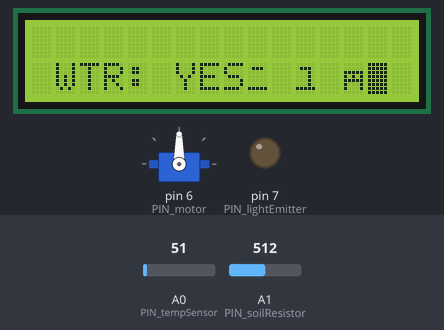
A sketch run on a simulated Arduino Uno, built with avr-gcc and run on an emulated ATmega328P. On the bench: 16×2 character LCD, servo, output pins drawn as LEDs (lit = HIGH). The test bench sets the inputs (shaded band); at power-on: A1 (PIN_soilResistor) = 512, A0 (PIN_tempSensor) = 51. What the sketch prints to the serial monitor is not drawn.

Above: at 1.2 s.
1.3 s: A1 (PIN_soilResistor) set to 409
2.8 s: A1 (PIN_soilResistor) set to 390
At 3.6 s:
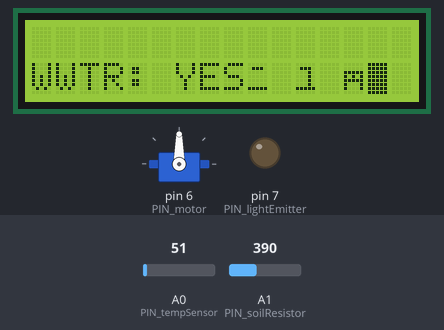
4.4 s: A0 (PIN_tempSensor) set to 61
At 5.5 s:
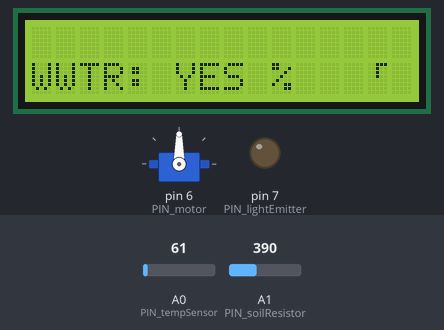
5.9 s: A0 (PIN_tempSensor) set to 71
At 7.1 s:
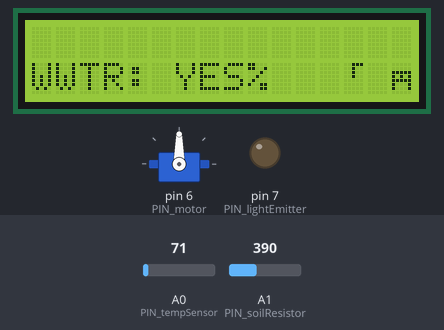
7.4 s: A1 (PIN_soilResistor) set to 900
At 8.6 s:
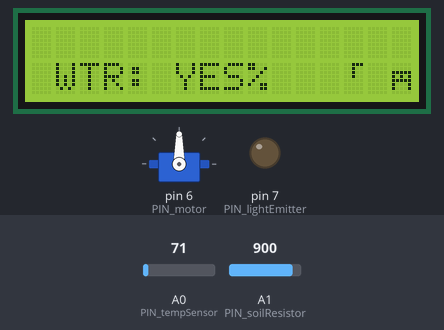
8.9 s: A0 (PIN_tempSensor) set to 86
At 9.3 s:
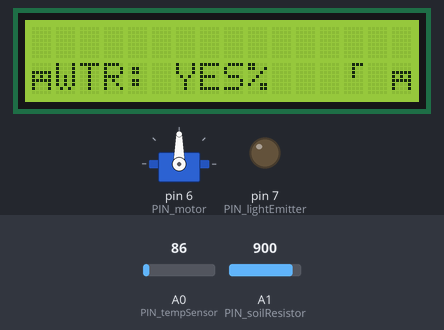
Timing chart, 0 to 11.4 s (numbered marks = the images above; inputs shaded):
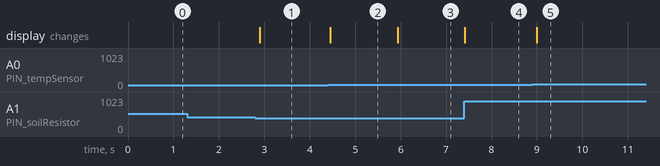

The sketch:

SEED.ino
```cpp
#include "Container.h"
#include "Monitor.h"
#include <Servo.h>
#include <LiquidCrystal.h>

Container container;
Monitor monitorUnit;

int tickCount;
int ticksDay;
int ticksNight;
int interval;

int PIN_ledGreen;
int PIN_ledRed;

LiquidCrystal lcd(12, 11, 10, 5, 4, 3, 2);

void setup() {
  Serial.begin(9600);

  lcd.begin(16,2);

  monitorUnit.setup(PIN_ledGreen, PIN_ledRed, &lcd);
  container.setup(&monitorUnit);

  tickCount = 0;
  interval = 100;
}

void loop() {
  tickCount++;
  container.checkRespond(tickCount);
  container.updateMonitor();
  delay(interval);
}
```

Container.cpp
```cpp
#include "Container.h"

Container::Container() { }
Container::~Container() { }

void Container::setup(Monitor* PT_monitorUnit)
{
    PIN_tempSensor = 0;
    PIN_heatElement = 0;
    PIN_lightEmitter =  7;
    PIN_lightSensor = 0;
    PIN_soilResistor = 1;
    PIN_motor = 6;
    PIN_waterContainer = 0;

    this->PT_monitorUnit = PT_monitorUnit;

    tempUnit.setup(PIN_tempSensor, PIN_heatElement);
    lightUnit.setup(PIN_lightSensor, PIN_lightEmitter);
    waterUnit.setup(PIN_soilResistor, PIN_motor, PIN_waterContainer);
}

void Container::checkRespond(int tickCount)
{
  // Manipulate how often the module will check for light, temperature and water level
  if (tickCount % 1 == 0){
    //lightUnit.checkRespond();
  }

  if (tickCount % 50 == 0){
    //tempUnit.checkRespond();
  }

  if (tickCount % 100 == 0){
    waterUnit.checkRespond();
  }

  waterUnit.pulse();

  if (tickCount % 100 == 0){
    //lightUnit.resetLightTicksGot();
  }
}

void Container::updateMonitor(){
  int temp = tempUnit.getTemperature();
  int light = lightUnit.getLightLevel();
  int water = waterUnit.getWaterSaturation();
  bool empty = waterUnit.containerEmpty();

  (*PT_monitorUnit).updateMonitor(temp, light, water, empty);

  Serial.print("water = ");
  Serial.print(water);
  Serial.print("\t");
  Serial.print("empty = ");
  Serial.print(empty);
  Serial.print("\n");
}
```

Container.h
```cpp
// Container has a lighting, temperature and watering unit
#include "TempUnit.h"
#include "WaterUnit.h"
#include "LightUnit.h"
#include "Arduino.h"
#include "Monitor.h"

class Container
{
  public:
    Container();
    ~Container();

    void setup(Monitor* PT_monitorUnit);
    void checkRespond(int tickCount);
    void updateMonitor();

    TempUnit tempUnit;
    LightUnit lightUnit;
    WaterUnit waterUnit;

    Monitor* PT_monitorUnit;

    int PIN_tempSensor;
    int PIN_heatElement;
    int PIN_lightEmitter;
    int PIN_lightSensor;
    int PIN_soilResistor;
    int PIN_motor;
    int PIN_waterContainer;
};
```

LightUnit.cpp
```cpp
#include "LightUnit.h"
#include "Arduino.h"

LightUnit::LightUnit() { }
LightUnit::~LightUnit() { }

void LightUnit::setup(int PIN_lightSensor, int PIN_lightEmitter)
{
    this->PIN_lightSensor = PIN_lightSensor;
    this->PIN_lightEmitter = PIN_lightEmitter;

    pinMode(PIN_lightSensor, INPUT);
    pinMode(PIN_lightEmitter, OUTPUT);

    MIN_resistance = 100; // is the min light resistance, any more than that and the bold has to light up
    lightTicksRequired = 50;
    resetLightTicksGot();
}

//Needs to be called on every tick
void LightUnit::checkRespond()
{
    if (lightTicksGot < lightTicksRequired){
      int value = analogRead(PIN_lightSensor);

      if (value < MIN_resistance)
      {
        lightOff();
      }
      else
      {
        lightOn();
      }
      lightTicksGot++;

    } else {
      lightOff();
    }
}

void LightUnit::lightOn(){
  digitalWrite(PIN_lightEmitter, HIGH);
}

void LightUnit::lightOff(){
  digitalWrite(PIN_lightEmitter, LOW);
}

void LightUnit::resetLightTicksGot(){
  lightTicksGot = 0;
}

void LightUnit::pulse(){
  // no implementation
}

int LightUnit::getLightLevel(){
  return analogRead(PIN_lightSensor);
}
```

LightUnit.h
```cpp
// TempUnit contains TempSensor, HeatElement, Fan

#ifndef LIGHTUNIT_h
#define LIGHTUNIT_h

class LightUnit
{
  public:
    LightUnit();
    ~LightUnit();

    void setup(int PIN_lightSensor, int PIN_lightEmitter);
    void checkRespond(); //Needs to be called on every tick
    void resetLightTicksGot();
    void pulse();

    int getLightLevel(); // as a percentage

  private:
    int PIN_lightSensor;
    int PIN_lightEmitter;

    int lightTicksRequired; //expressed in the number of ticks
    int lightTicksGot; //expressed in the number of ticks

    void lightOn();
    void lightOff();

    int MIN_resistance;
};

#endif
```

Monitor.cpp
```cpp
#include "Monitor.h"
#include "Arduino.h"

Monitor::Monitor() { }
Monitor::~Monitor() { }

void Monitor::setup(int PIN_ledGreen, int PIN_ledRed, LiquidCrystal* PT_lcd)
{
    this->PIN_ledGreen = PIN_ledGreen;
    this->PIN_ledRed = PIN_ledRed;

    this->PT_lcd = PT_lcd;

    pinMode(PIN_ledGreen, OUTPUT);
    pinMode(PIN_ledRed, OUTPUT);
}

void Monitor::updateMonitor(int temperature, int lightIntensity, int waterSaturation, bool emptyContainer)
{
  // Update LCD
  (*PT_lcd).setCursor(0, 1);
  (*PT_lcd).print("TdC:"+ temperature);
  (*PT_lcd).setCursor(0, 8);
  (*PT_lcd).print("WT%:"+ waterSaturation);
  (*PT_lcd).setCursor(1, 1);
  (*PT_lcd).print("LI%:" + lightIntensity);
  (*PT_lcd).setCursor(1, 8);

  // Update LED indicators
  if (emptyContainer) {
    digitalWrite(PIN_ledGreen, LOW);
    digitalWrite(PIN_ledRed, HIGH);
    (*PT_lcd).print("WTR: YES");          // Water refil is set to yes
  } else {
    digitalWrite(PIN_ledGreen, HIGH);
    digitalWrite(PIN_ledRed, LOW);
    (*PT_lcd).print("WTR: NO");           // Water refil is set to no
  }
}
```

Monitor.h
```cpp
#include "Arduino.h"
#include <LiquidCrystal.h>

#ifndef MONITOR_h
#define MONITOR_h

class Monitor
{
  public:
    Monitor();
    ~Monitor();

    void setup(int PIN_ledGreen, int PIN_ledRed, LiquidCrystal* PT_lcd);

    void updateMonitor(int temperature, int lightIntensity, int waterSaturation, bool emptyContainer);

    LiquidCrystal* PT_lcd;

  private:
    int PIN_ledGreen;
    int PIN_ledRed;
};

#endif
```

TempUnit.cpp
```cpp
#include "TempUnit.h"
#include "Arduino.h"

TempUnit::TempUnit() { }
TempUnit::~TempUnit() { }

void TempUnit::setup(int PIN_tempSensor, int PIN_heatElement)
{
    this->PIN_tempSensor = PIN_tempSensor;
    this->PIN_heatElement = PIN_heatElement;

    pinMode(PIN_tempSensor, INPUT);
    pinMode(PIN_heatElement, OUTPUT);
}

void TempUnit::checkRespond()
{
    int value = analogRead(PIN_tempSensor);

    heaterOff();

    if (value > 200) // Too cold
    {
      heaterOn();
    }
    else
    {
      heaterOff();
    }
}

void TempUnit::heaterOn(){
  digitalWrite(PIN_heatElement, HIGH);
}

void TempUnit::heaterOff(){
  digitalWrite(PIN_heatElement, LOW);
}

int TempUnit::getTemperature(){
  return analogRead(PIN_tempSensor);
}
```

TempUnit.h
```cpp
// TempUnit contains TempSensor, HeatElement, Fan

#ifndef TEMPUNIT_h
#define TEMPUNIT_h

class TempUnit
{
  public:
    TempUnit();
    ~TempUnit();

    void setup(int PIN_tempSensor, int PIN_heatElement);
    void checkRespond();

    int getTemperature();

  private:
    int PIN_tempSensor;
    int PIN_heatElement;

    void heaterOn();
    void heaterOff();
};

#endif
```

WaterUnit.cpp
```cpp
#include "WaterUnit.h"
#include "Arduino.h"

WaterUnit::WaterUnit() { }
WaterUnit::~WaterUnit() { }

void WaterUnit::setup(int PIN_soilResistor, int PIN_motor, int PIN_waterContainer){
  this->PIN_soilResistor = PIN_soilResistor;
  this->PIN_motor = PIN_motor;
  this->PIN_waterContainer = PIN_waterContainer;

  pinMode(PIN_soilResistor, INPUT);
  pinMode(PIN_waterContainer, INPUT);
  motor.attach(PIN_motor);

  openFor = 20; //ticks of the clock
  openedFor = 0;
  isValveOpen = 0;

  MAX_soilConductance = 400; // conductance of 100% water
}

void WaterUnit::checkRespond(){
  if (needsWater()){
    openValve();
  }
}

void WaterUnit::openValve()
{
  motor.write(45);
  isValveOpen = 1;
}

void WaterUnit::closeValve()
{
  motor.write(135);
  isValveOpen = 0;
  openedFor = 0;
}

bool WaterUnit::needsWater()
{
  int value = analogRead(PIN_soilResistor);

  if (value < 100){
    return 1;
  }
  else{
    return 0;
  }
}

void WaterUnit::pulse()
{
  //Closes the valve after openFor amount of ticks, if the valve is open
  if ((isValveOpen) && (openedFor < openFor) ){
    openedFor++;
  } else if (openedFor == openFor) {
    closeValve();
  }
}

bool WaterUnit::containerEmpty(){
  int state = digitalRead(PIN_waterContainer);

  if (PIN_waterContainer == LOW){
    return 1;
  } else {
    return 0;
  }
}

int WaterUnit::getWaterSaturation(){
  int value = analogRead(PIN_soilResistor);
  return (int) ((value/MAX_soilConductance)*100);
}
```

WaterUnit.h
```cpp
#include <Servo.h>

#ifndef WATERUNIT_h
#define WATERUNIT_h

class WaterUnit
{
  public:
    WaterUnit();
    ~WaterUnit();

    void setup(int PIN_soilResistor, int PIN_motor, int PIN_waterContainer);
    void checkRespond();
    bool isValveOpen;
    void pulse();

    bool containerEmpty();

    int getWaterSaturation();

  private:
    int PIN_soilResistor;
    int PIN_motor;
    int PIN_waterContainer;

    void openValve();
    void closeValve();
    bool needsWater();

    int openFor;
    int openedFor;

    int MAX_soilConductance;

    Servo motor;
};

#endif
```

Measured:
- the behaviour switches between 400 and 399 on A1 (PIN_soilResistor) (found by bisection; images 0 and 1)
- after the input at 1.3 s, every drawn part: stays the same
- after the input at 2.8 s, the display: changes after 0.10 s (image 1)
- after the input at 4.4 s, the display: changes after 0.05 s (image 2)
- after the input at 5.9 s, the display: changes at once (image 3)
- after the input at 7.4 s, the display: changes at once (image 4)
- after the input at 8.9 s, the display: changes after 0.10 s (image 5)
